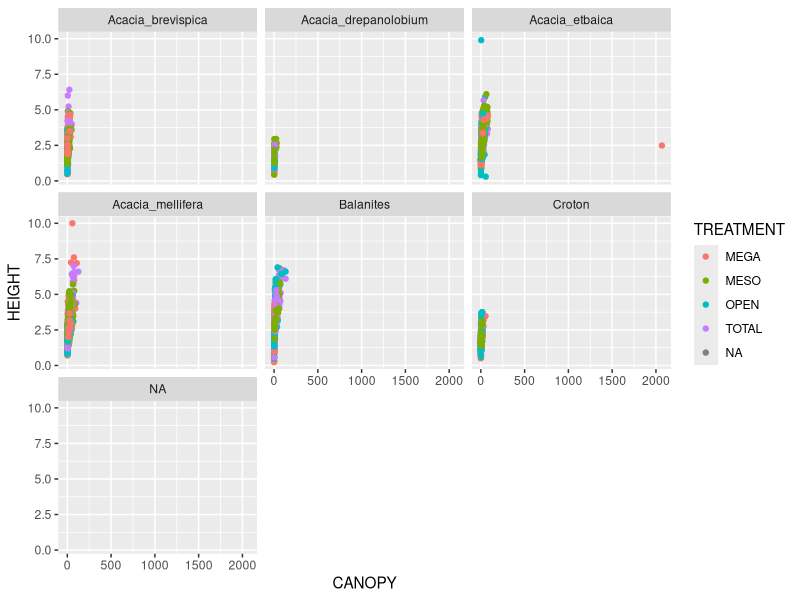
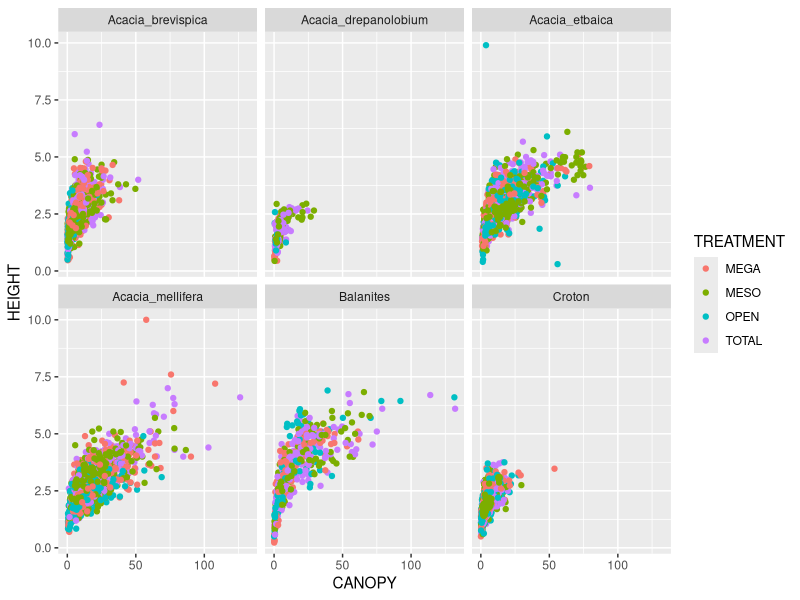
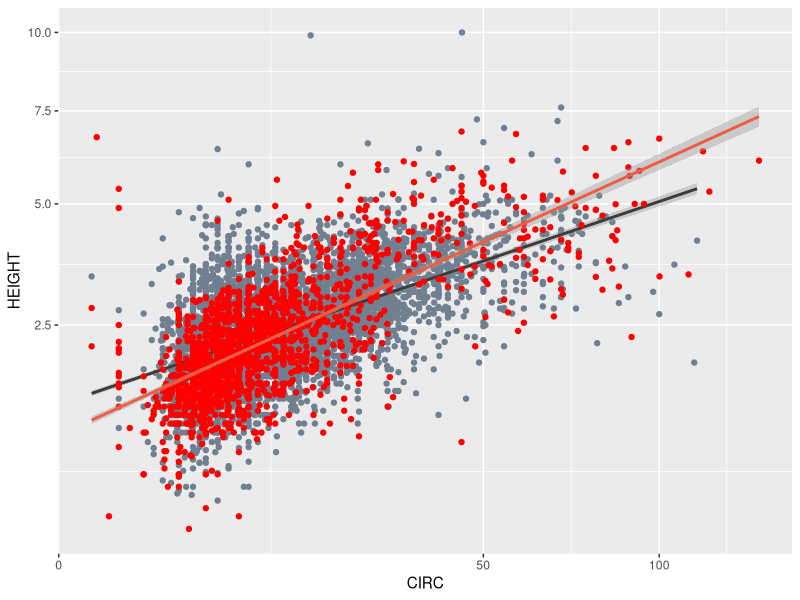

Here is the R script that generated these plots, in order:
## ---- chunk 1
knitr::opts_chunk$set(echo = TRUE)
## ---- chunk 2
library(readr)
trees <- read_tsv("../197-raw_storage/TREE_SURVEYS.txt", 
                col_types = list(HEIGHT = col_double(),
                                AXIS_2 = col_double()))
## ---- chunk 3

trees$CANOPY <- (trees$AXIS_1 * trees$AXIS_2)

head(trees$CANOPY)
## ---- chunk 4
new_trees <- subset(trees, select = c(SURVEY, YEAR, SITE, CANOPY, HEIGHT, TREATMENT, SPECIES))

t1 <- data.frame(trees$CANOPY, trees$SURVEY, trees$YEAR, trees$SITE)

## This first comma means "Leave the row values alone" ##
t2 <- trees[,c("YEAR", "SITE", "CANOPY", "HEIGHT")] 

## ---- chunk 5
library(ggplot2)
ggplot(new_trees, aes(x = CANOPY,y= HEIGHT, color = TREATMENT)) +
  geom_point() +
  facet_wrap(~SPECIES)
## ---- chunk 6
new_trees <- subset(new_trees, CANOPY < 2000)
## ---- chunk 7
library(ggplot2)
ggplot(new_trees, aes(x = CANOPY,y= HEIGHT, color = TREATMENT)) +
  geom_point() +
  facet_wrap(~SPECIES) 
## ---- chunk 8
unique(trees$SPECIES)

Acacia_sub <- subset(trees, SPECIES == "Acacia_etbaica" | SPECIES == "Acacia_drepanolobium" | SPECIES == "Acacia_brevispica" | SPECIES == "Acacia_mellifera") 


other_sub <- subset(trees, SPECIES != "Acacia_etbaica" & SPECIES != "Acacia_drepanolobium" & SPECIES != "Acacia_brevispica" & SPECIES != "Acacia_mellifera")

### OR ###

other_sub <- subset(trees, SPECIES == "Croton" | SPECIES == "Balanites")

ggplot() +
  geom_point(data = Acacia_sub, aes(x= CIRC, y= HEIGHT), color = "slategray") +
  geom_smooth(data = Acacia_sub,  method = "lm", mapping = aes(x= CIRC, y= HEIGHT), color = "grey23") +
  geom_point(data = other_sub, aes(x= CIRC, y= HEIGHT), color = "red") +
  geom_smooth(data = other_sub,  method = "lm", mapping = aes(x= CIRC, y= HEIGHT), color = "tomato2") +
  scale_y_sqrt() +
  scale_x_sqrt()
                
  
